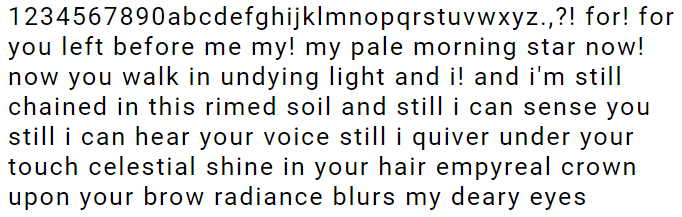
#> input picture insomnium3.png, 682 x 217 px
$ jupyter execute --allow-errors 'MOwNiT - Lab 9.ipynb'
#> lines starting #> are read from the running program, lines starting #| are printed output that depends on the picture
[cell 1]
import numpy as np
from PIL import Image
import PIL.ImageOps
import matplotlib.pyplot as plt
import matplotlib.patches as ptch
import matplotlib.colors as plcl
import skimage.measure as measure
import cv2
from pathlib import Path

# Zadanie 1

Celem zadania była analiza dwóch obrazów przedstawiających różne grupy obiektów.

[cell 2]
# [10 lines left out: function plot_image, not called in this run]

[cell 3]
# [5 lines left out: function correlation, not called in this run]

[cell 4]
# [4 lines left out: function filter_correlation, not called in this run]

[cell 5]
# [13 lines left out: function show_detected_pattern_text, not called in this run]

[cell 6]
def count_detected_pattern_text(corr_arr):
    return np.count_nonzero(corr_arr)

[cell 7]
# [9 lines left out: function show_detected_pattern_image, not called in this run]

[cell 8]
def count_detected_pattern_image(corr_arr, rate):
    return len(measure.find_contours(corr_arr, rate * np.max(corr_arr)))

[cell 9]
def compute_dft_on_image(image_path, pattern_path, rate = 0.9, dpi = 20, invert = True, text_image = True):
    image = Image.open(image_path).convert("L")
    pattern = Image.open(pattern_path).convert("L")

    if invert:
        image = PIL.ImageOps.invert(image)
        pattern = PIL.ImageOps.invert(pattern)

    image_arr = np.asarray(image)
    pattern_arr = np.asarray(pattern)

    plot_image(image_arr, dpi, title = "Converted image")

    corr_arr = correlation(image_arr, pattern_arr)
    plot_image(corr_arr, dpi, title = "Correlation")

    filtered_corr = filter_correlation(corr_arr, rate)
    plot_image(filtered_corr, dpi, title = "Filtered correlation")

    if text_image:
        print(f"Detected patterns count {count_detected_pattern_text(filtered_corr)}")
        show_detected_pattern_text(image_arr, filtered_corr, pattern_arr.shape, dpi)
    else:
        print(f"Detected patterns count {count_detected_pattern_image(filtered_corr, rate)}")
        show_detected_pattern_image(image_arr, filtered_corr, dpi)

Do obliczenia korelacji między wzorcem (obróconym o 180 stopni) i całym obrazem skorzystano z transformaty Fouriera. Następnie przefiltrowano macierz korelacji, eliminując wartości niższe niż zadany parametrem "rate" próg odcięcia pomnożony przez maksymalną wartość z macierzy korelacji.

## Analiza obrazu przedstawiającego tekst

W przypadku obrazu przedstawiającego tekst, przekonwertowano go do odcieni szarości oraz odwrócono kolory (tak samo ze wzorcem). Następnie obliczono korelację oraz przefiltrowano otrzymaną macierz korelacji. Obliczono ilość wystąpień wzorca jako ilość niezerowych elementów w macierzy korelacji. Zwizualizowano miejsca w których wykryto wzorzec przez oznaczenie ich żółtą ramką bezpośrednio na wejściowym zdjęciu. Program bezbłędnie zidentyfikował wszystkie wystąpienia litery e.

#> (a cell that did not finish here is left out)

#> (a cell that did not finish here is left out)

## Analiza obrazu przedstawiającego ławicę ryb

W przypadku obrazu przedstawiającego ławicę ryb, nie dokonywano odwrócenia kolorów, jedynie przekonwertowano go do odcieni szarości. Obliczono i przefiltrowano korelację, a następnie zwizualizowano wystąpienia wzorca. Do obliczenia ilości wystąpień skorzystano z funkcji find_contours z pakietu skimage.measure.

#> (a cell that did not finish here is left out)

#> (reads insomnium3.txt from the repository)

#> (a cell that did not finish here is left out)

# Zadanie 2

Zadanie polegało na napisaniu programu przekształcającego obraz w tekst. Program wykrywa małe litery alfabetu angielskiego, cyfry, białe znaki (spację i przejście do nowej linii) oraz następujące znaki interpunkcyjne: .,!?. Program wykrywa czcionkę szeryfową i bezszeryfową. Dla każdej z czcionek został przygotowany wzorzec. Przygotowano także kilka testowych obrazów uwzględniających przypadki występowania szumu oraz obrócenia całości tekstu. Logika programu jest zaimplementowana w dwóch klasach - FontLoader i OCRRecognizer. Podobnie jak w poprzednim zadaniu, do wykrywania danego wzorca wykorzystano operację splotu i transformatę Fouriera.

[cell 14]
class FontLoader:
    chars = ["a", "b", "c", "d", "e", "f", "g", "h", "i", "j", "k", "t", "l", "m", "n", "o", "p", "q", "r", "s", "u", "v", "w", "x", "y", "z", "0", "1", "2", "3", "4", "5", "6", "7", "8", "9", "dot", "comma", "question-mark", "exclamation-mark"]
    images = {}

    def __init__(self, font_type):
        for char in self.chars:
            char_image = Image.open(f"{font_type}/{char}.png").convert("L")
            self.images[char] = PIL.ImageOps.invert(char_image)

    def get_char_img(self, char):
        return np.asarray(self.images[char])

[cell 15]
class OCRRecognizer:
    def __init__(self, image_path, font_type, original_text = None):
#> called with image_path = 'insomnium3.png', font_type = 'sans-serif'
        self.image = Image.open(image_path).convert("L")
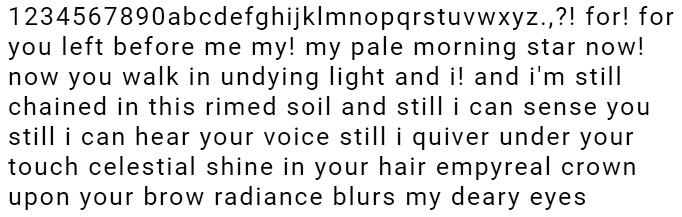
#> self.image: PIL image 682x217 L; min 0, max 255, mean 226
        self.image = PIL.ImageOps.invert(self.image)
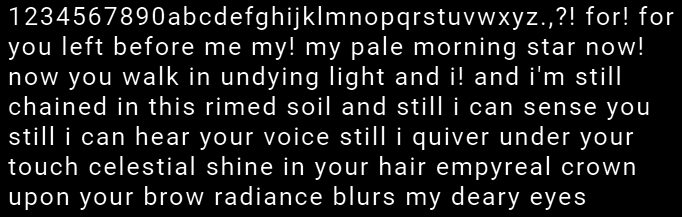
#> self.image: PIL image 682x217 L; min 0, max 255, mean 29
        self.image_arr = np.array(self.image)
        self.font = FontLoader(font_type)
        self.char_positions = []
        self.original_text = original_text
        self.font_type = font_type
        self.special_chars = {
            "exclamation-mark": "!",
            "question-mark": "?",
            "comma": ",",
            "dot": "."
        }


    # [167 lines left out: functions rotate_image, denoise_image, plot_image, show_detected_pattern_text, remove_char, filter_correlation and 5 more, not called in this run]

## Konwersja obrazu z czcionką bezszeryfową
Przy konwersji obrazu przyjęto, że po dopasowaniu danej litery wszystkie jej wystąpienia są usuwane z obrazu. Dodatkowo, dla liter określono kolejność przetwarzania. Wynika to z faktu że niektóre litery "zawierają się" w innych (np 'c' w 'o' albo 'n' w 'm'). Dodatkowo dla niektórych liter trzeba było zmniejszyć lub zwiększyć poziom odcięcia korelacji. Znalezione wystąpienia wzorców są przechowywane jako krotki (y, x, znak), gdzie (x, y) to współrzędne lewego górnego punktu obszaru w którym wykryto wzorzec. Następnie na tej podstawie podzielono tekst na linie - posortowano te krotki po y, a następnie stwierdzono że jeśli dwie kolejne krotki różnią się wartością y o więcej od zadanego parametru "offset" to jest to już następna linia. W każdej z linii posortowano krotki po x. Dla każdego znaku po kolei sprawdzano jaką ma szerokość i brano następny znak oddalony przynajmniej o tyle ile dany znak ma szerokości (co wyeliminowało problem kilku wykryć wzorca w tym samym miejscu). Jeśli kolejny znak był oddalony o większą odległość niż parametr "space_width" to wstawiano spację. Jednym z ograniczeń wykorzystanej metody był fakt, że na zdjęciu zawsze musiały znaleźć się wszystkie rozpoznawane znaki - inaczej największa korelacja wystąpiła by w miejscu w którym rzeczywiście nie ma danego znaku, co pogorszyłoby jakość konwersji.

Uzyskano dobrą dokładność konwersji. Zdarzają się pewne przekłamania, są to jednak pojedyncze przypadki i dotyczą bardziej "problematycznych" liter.

Do testowych obrazów przygotowano oryginalne teksty dla porównania ilości wystąpień danego znaku w tekście oryginalnym i odczytanym.

[cell 16]
leprous = Path("insomnium3.txt").read_text()

# ihsahn = Path("./ihsahn.txt").read_text()

# noise = Path("./noise.txt").read_text()

#> (a cell that did not finish here is left out)

#> (a cell that did not finish here is left out)

## Konwersja obróconego obrazu
W przypadku obróconego obrazu, przed dopasowywaniem wzorców, przywrócono go do poziomej orientacji. Wykorzystano do tego funkcje biblioteki OpenCV, a całość opiera się na znalezieniu prostokąta zawierającego całość tekstu, określeniu jego nachylenia i obróceniu obrazu o ten kąt. Stopień wykrycia znaków nie uległ pogorszeniu w wyniku tej operacji.

#> (a cell that did not finish here is left out)
